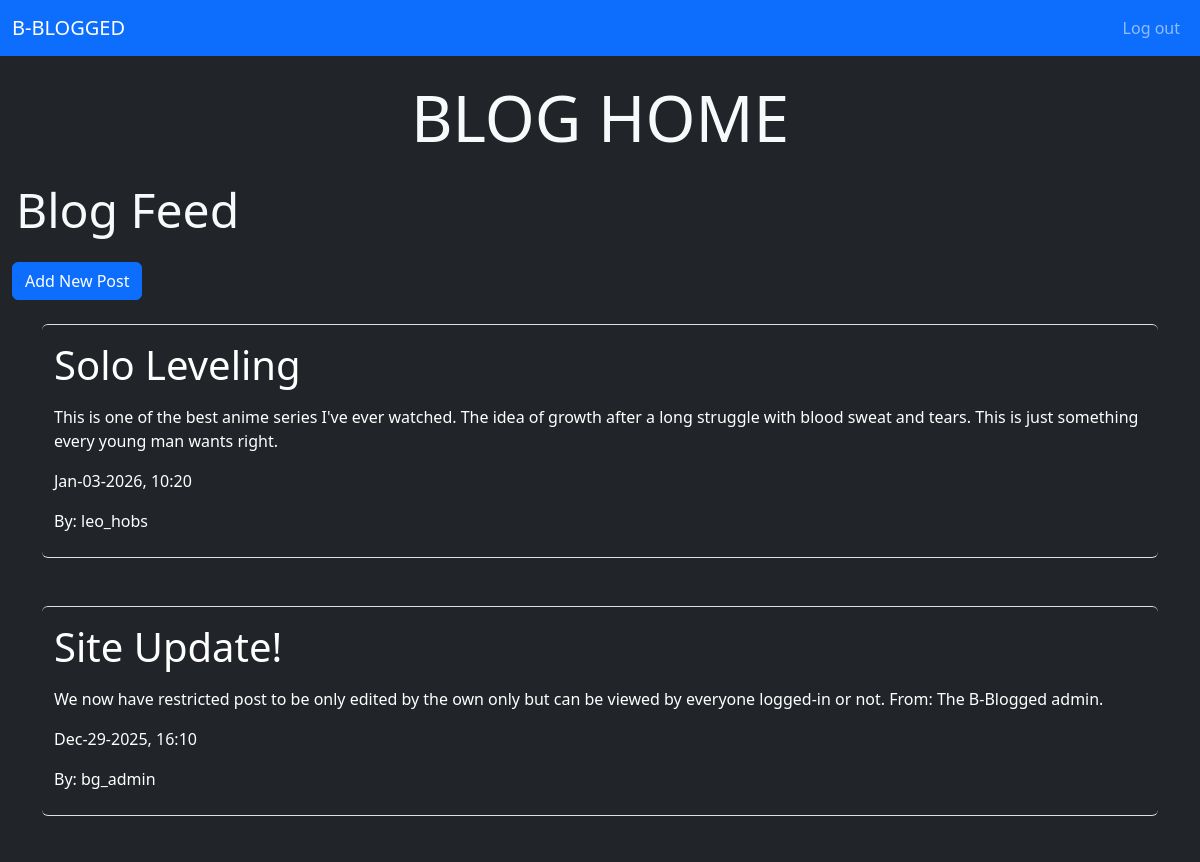
The page / (signed in, upper part) on the database as committed earlier.
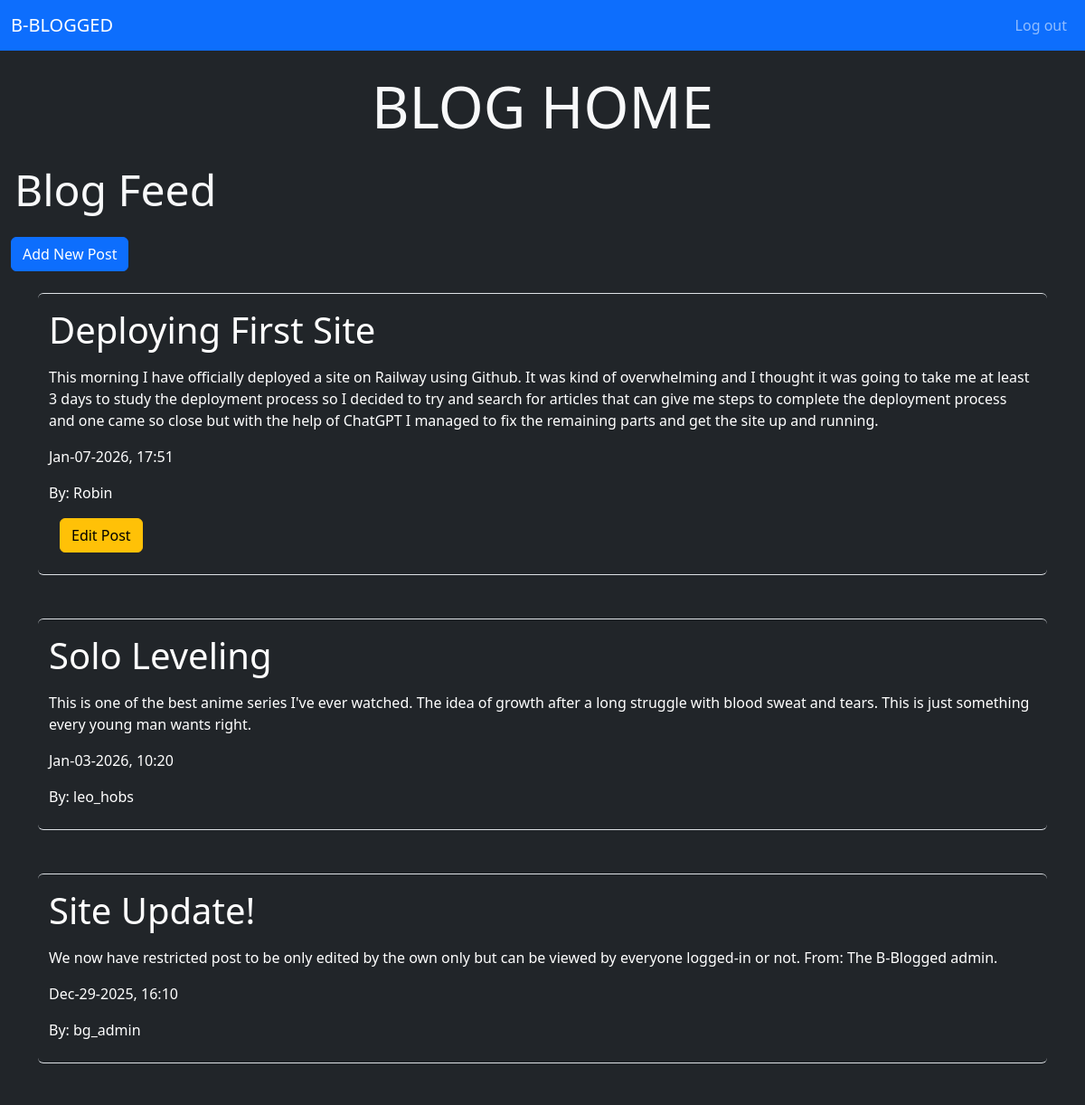
The same page on the database as committed later.
### blogs/models.py (models this page shows, shortened)
class BlogPost(models.Model):
    title = models.CharField(max_length=80)
    text = models.TextField()
    date_added = models.DateTimeField(auto_now_add=True)
    owner = models.ForeignKey(User, on_delete=models.CASCADE)

### blogs/views.py (the view)
# urls.py: path('', views.index, name='index'),
def index(request):
    posts = BlogPost.objects.order_by('-date_added')
    context = {'posts':posts}
    return render(request, 'blogs/index.html', context)

### blogs/templates/blogs/index.html
{% extends 'blogs/base.html' %}
{% block content %}
    <div class="container-fluid text-center pt-4">
       <span class="display-3 text-light">BLOG HOME</span>
    </div>
    <div class="container w-29 m-1 mt-4 mb-4">
        <span class="display-5 text-light">
            Blog Feed
        </span>
    </div>
    <div class="container m-0">
        <a href="{% url 'add_post' %}" class="btn btn-primary">Add New Post</a>
    </div>
    <div class="container mt-4">
        {% for post in posts %}
        <div class="container text-bg-dark rounded border-bottom border-top border-5-light mb-5 pt-3">
            <div>
                <span class="display-6">{{ post.title|linebreaks }}</span>
                <p>{{ post.text }}</p>
            </div>
            <div>
                <p>{{ post.date_added|date:'M-d-Y, H:i' }}</p>
                <p>By: {{ post.owner }} </p>
            </div>
            <div class="container mb-4">
                {% if post.owner == user %}
                    <a href="{% url 'edit_post' post.id %}" method="post" class="btn btn-warning">Edit Post</a>
                {% endif %}
            </div>
        </div>
        {% empty %}
        <div>
            <p>No Blog posts available.</p>
        </div>
        {% endfor %}
    </div>
{% endblock %}

Rows that differ between the two databases and show on the page:
added BlogPost: title "Deploying First Site", text "This morning I have officially deployed a site on Railway using Github. It was kind of overwhelming and I thought it was going to take me at least 3 days to study the deployment process so I decided to try and search for articles that can give me steps to complete the deployment process and one came so close but with the help of ChatGPT I managed to fix the remaining parts and get the site up and running.", date_added "Jan-07-2026, 17:51", owner "Robin", shows "Edit Post"
